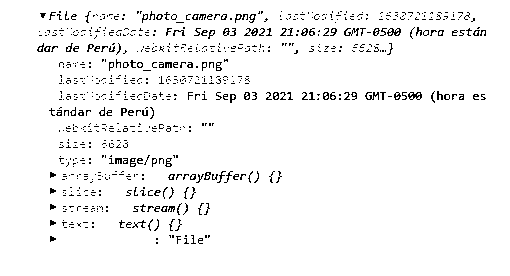
#> input picture media/image/ReactFile.JPG, 510 x 276 px
$ python -i operationsDetector.py   (imports and definitions only)   (older library calls are emulated)
#> lines starting #> are read from the running program, lines starting #| are printed output that depends on the picture; after the words box and inside, x2 and y2 are one past the last pixel; in counts of white or black regions, pixels touching at a corner belong together
#> further down, picture is the input picture: shape (276, 510, 3); 95.9% white; black in thin lines or dots, all inside (x1, y1, x2, y2) = (37, 11, 486, 244)
import cv2
import numpy as np
import matplotlib.pyplot as plt
from PIL import Image, ImageChops, ImageOps, ImageEnhance
import math

class OperatorEdge():
    def __init__(self,img):
        self.img = img


    def convertScale(self,sobel,deppth,kernelx=None,kernely=None):
#> called with sobel = True, deppth = 3
        if sobel:
            x = cv2.Sobel(self.img, deppth, 1, 0)
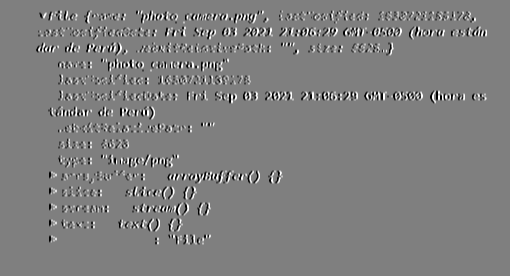
#> x: shape (276, 510, 3) int16; min -1020, max 1020, mean 0; drawn with min black and max white
            y = cv2.Sobel(self.img, deppth, 0, 1)
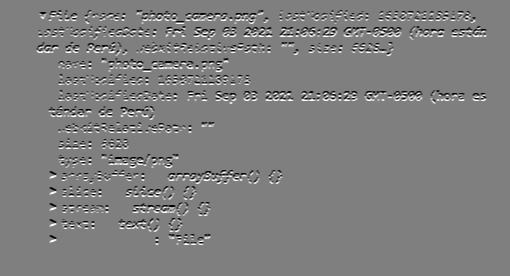
#> y: shape (276, 510, 3) int16; min -1020, max 1020, mean 0; drawn with min black and max white
        else:
            x = cv2.filter2D(self.img, deppth, kernelx)
            y = cv2.filter2D(self.img, deppth, kernely)
        absX = cv2.convertScaleAbs(x)
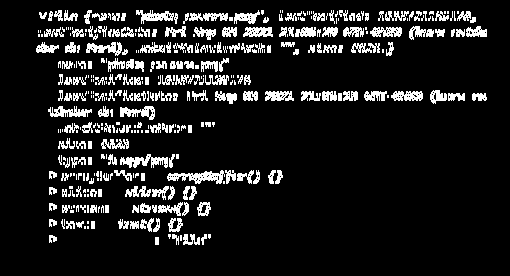
#> absX: shape (276, 510, 3); 11.7% white in thin lines or dots, all inside (x1, y1, x2, y2) = (36, 10, 487, 245)
        absY = cv2.convertScaleAbs(y)
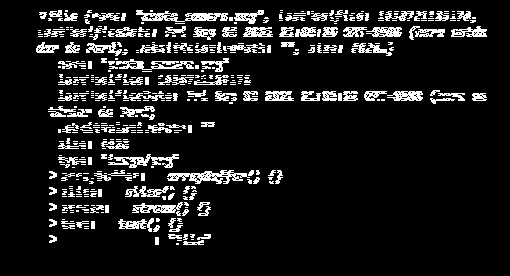
#> absY: shape (276, 510, 3); 10.9% white in thin lines or dots, all inside (x1, y1, x2, y2) = (36, 10, 487, 245)
        weight = cv2.addWeighted(absX, 0.5, absY, 0.5, 0)
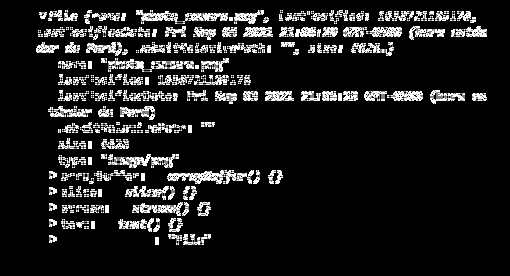
#> weight: shape (276, 510, 3); min 0, max 255, mean 28.8
        return weight

    def operatorRoberts(self): # test
        kernelx = np.array([[-1, 0], [0, 1]], dtype=int)
        kernely = np.array([[0, -1], [1, 0]], dtype=int)
        roberts = self.convertScale(False,cv2.CV_16S,kernelx,kernely)
        return roberts

    def opertorPrewitt(self):
        kernelx = np.array([[1, 1, 1], [0, 0, 0], [-1, -1, -1]], dtype=int)
        kernely = np.array([[-1, 0, 1], [-1, 0, 1], [-1, 0, 1]], dtype=int)
        prewitt = self.convertScale(False,cv2.CV_16S,kernelx,kernely)
        return prewitt

    def operatorSobel(self):
        sobel = self.convertScale(True,cv2.CV_16S)
        return sobel

    def operatorCanny(self):# DUDONSIO FALTA GAUS
        canny = self.convertScale(True,cv2.CV_16SC1)
        edge = cv2.Canny(canny, 50, 100)
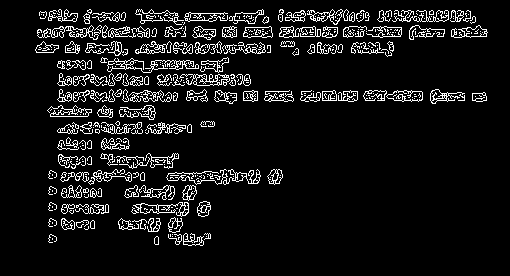
#> edge: shape (276, 510); 8.3% white in thin lines or dots, all inside (x1, y1, x2, y2) = (35, 9, 488, 246)
        return edge

>>> import cv2
>>> picture = cv2.imread('../media/image/ReactFile.JPG')
>>> result = OperatorEdge(picture).operatorCanny()
